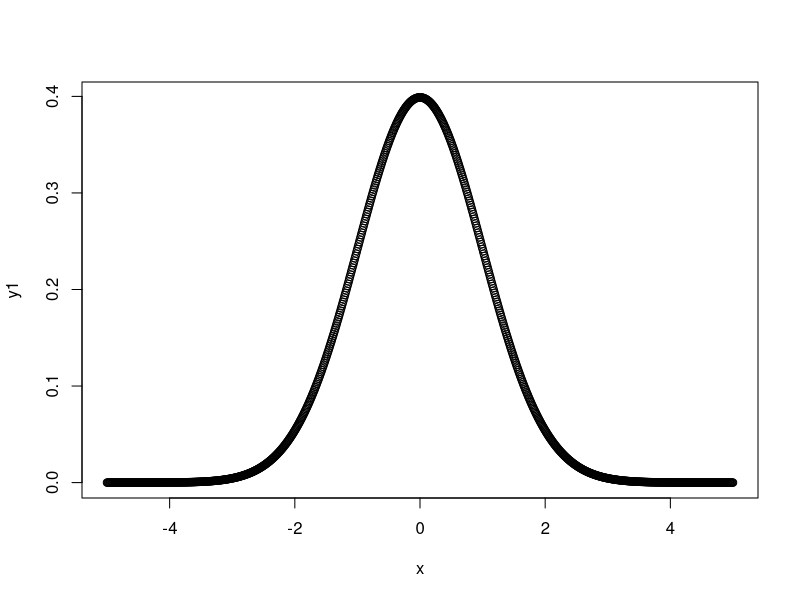
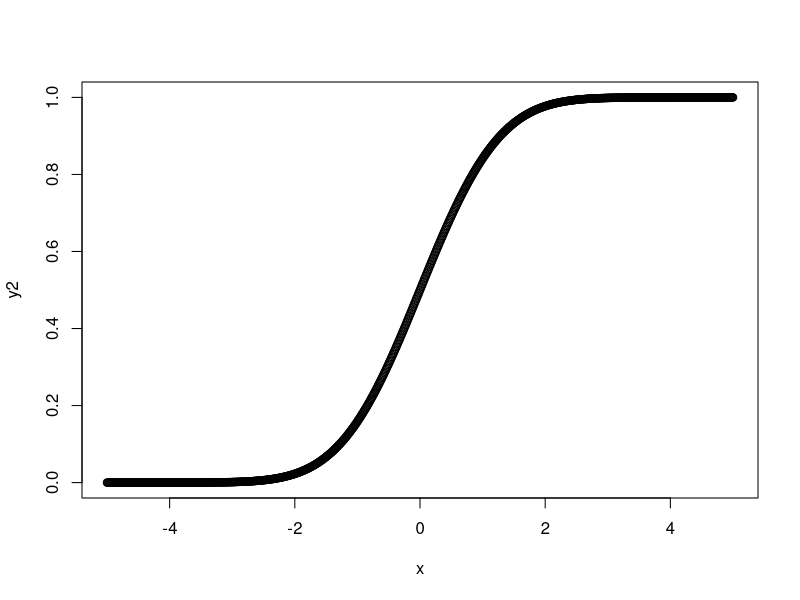
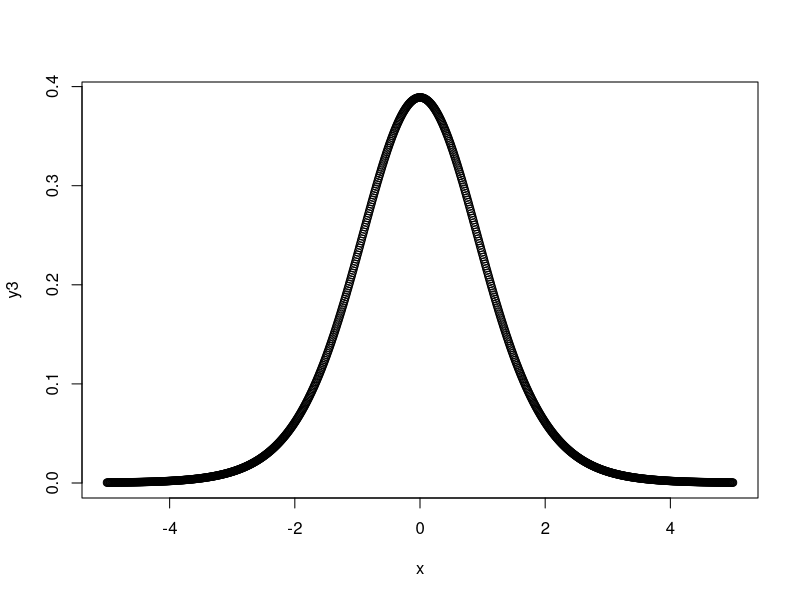
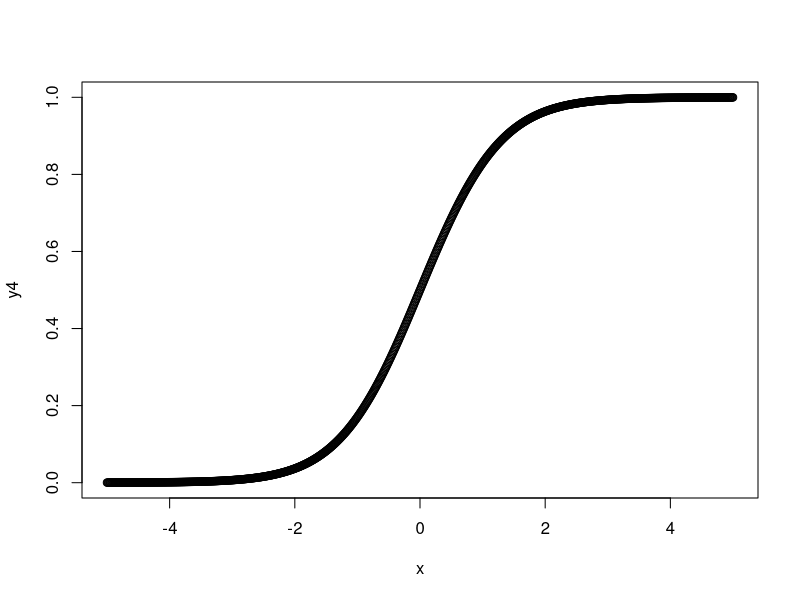

Generate these figures, in order, with R:
x = seq(-5,5,0.01)
#rozkład normalny parametrów m i s
m = 0 #"średnia"
s = 1 #"odchylenie"
y1 = dnorm(x, m, s) #gęstość
plot(x, y1)
y2 = pnorm(x, m, s) #dystrybuanta
plot(x, y2)

#rozkład t-Studenta parametr k - stopnie swobody
k = 10
y3 = dt(x, k) #gęstość
plot(x, y3)
y4 = pt(x, k) #dystrybuanta
plot(x, y4)